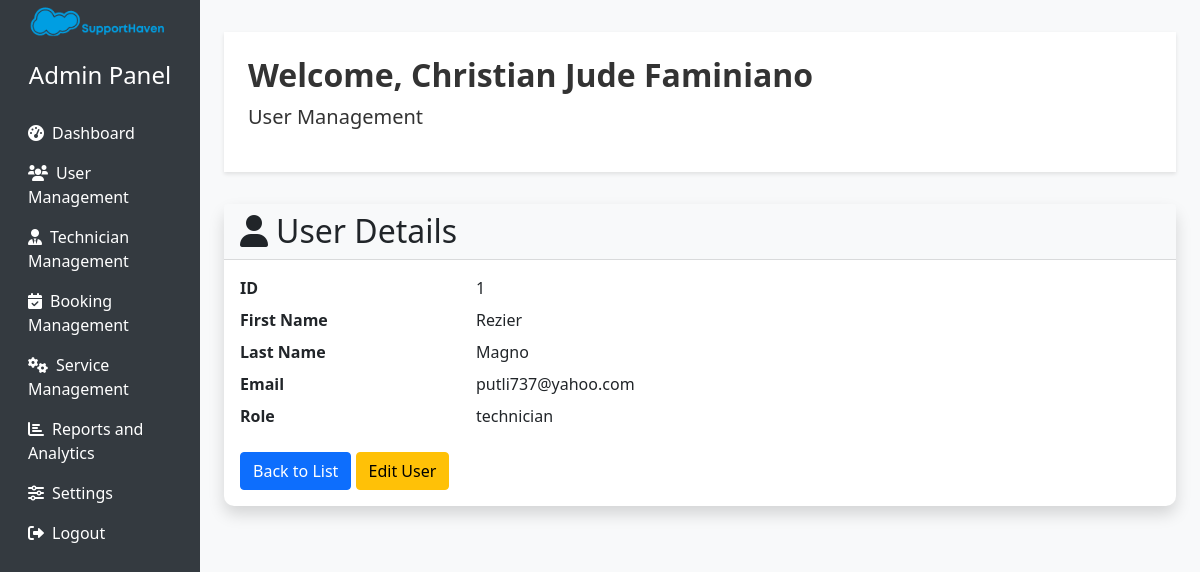
The page /admin/users.php?action=view&id=1 (signed in) on the database its author committed.
### tables this page shows
CREATE TABLE `users` (
  `id` int(11) NOT NULL,
  `firstname` varchar(50) NOT NULL,
  `lastname` varchar(50) NOT NULL,
  `email` varchar(100) NOT NULL,
  `password` varchar(255) NOT NULL,
  `created_at` timestamp NOT NULL DEFAULT current_timestamp(),
  `user_role_id` int(11) NOT NULL,
  `auth_provider` enum('local','google','facebook') DEFAULT 'local',
  `oauth_id` varchar(255) DEFAULT NULL
);

CREATE TABLE `user_roles` (
  `id` int(11) NOT NULL,
  `role_name` varchar(50) NOT NULL
);

### admin/users.php (the view, shortened to what this page needs)
<?php
$database = new Connection();
$db = $database->getConnection();
function getUserById($db, $id) {
    $query = "SELECT u.id, u.firstName, u.lastName, u.email, u.user_role_id, ur.role_name
              FROM users u
              LEFT JOIN user_roles ur ON u.user_role_id = ur.id
              WHERE u.id = :id";
    $stmt = $db->prepare($query);
    $stmt->bindParam(':id', $id);
    $stmt->execute();
    return $stmt->fetch(PDO::FETCH_ASSOC);
}
$action = $_GET['action'] ?? 'list';
$userId = $_GET['id'] ?? null;
switch ($action) {
    case 'view':
        $user = getUserById($db, $userId);
        break;
}
$adminName = '';
if (isset($_SESSION['user_id'])) {
    $query = "SELECT firstName, lastName FROM users WHERE id = :user_id";
    $stmt = $db->prepare($query);
    $stmt->bindParam(':user_id', $_SESSION['user_id']);
    $stmt->execute();
    $result = $stmt->fetch(PDO::FETCH_ASSOC);
    if ($result) {
        $adminName = htmlspecialchars($result['firstName'] . ' ' . $result['lastName']);
    }
}
?>
<!DOCTYPE html>
<html lang="en">
<head>
    <link href="https://cdn.jsdelivr.net/npm/bootstrap@5.1.3/dist/css/bootstrap.min.css" rel="stylesheet">
    <link href="https://cdnjs.cloudflare.com/ajax/libs/font-awesome/6.0.0-beta3/css/all.min.css" rel="stylesheet">
</head>
<body>
    <div class="container-fluid">
        <div class="row">
            <nav class="col-md-3 col-lg-2 d-md-block sidebar">
                <div class="position-sticky">
                    <div class="text-center mb-4">
                        <img src="../images/logo.png" alt="SupportHaven Logo" class="admin-logo mb-3">
                        <h4>Admin Panel</h4>
                    </div>
                    <ul class="nav flex-column">
                        <li class="nav-item">
                            <a class="nav-link" href="admin.php"><i class="fas fa-tachometer-alt me-2"></i>Dashboard</a>
                        </li>
                        <li class="nav-item">
                            <a class="nav-link active" href="users.php"><i class="fas fa-users me-2"></i>User Management</a>
                        </li>
                        <li class="nav-item">
                            <a class="nav-link" href="technician-management.php"><i class="fas fa-user-tie me-2"></i>Technician Management</a>
                        </li>
                        <li class="nav-item">
                            <a class="nav-link" href="booking-management.php"><i class="fas fa-calendar-check me-2"></i>Booking Management</a>
                        </li>
                        <li class="nav-item">
                            <a class="nav-link" href="service-management.php"><i class="fas fa-cogs me-2"></i>Service Management</a>
                        </li>
                        <li class="nav-item">
                            <a class="nav-link" href="#"><i class="fas fa-chart-bar me-2"></i>Reports and Analytics</a>
                        </li>
                        <li class="nav-item">
                            <a class="nav-link" href="#"><i class="fas fa-sliders-h me-2"></i>Settings</a>
                        </li>
                        <li class="nav-item">
                            <a class="nav-link" href="../logout.php"><i class="fas fa-sign-out-alt me-2"></i>Logout</a>
                        </li>
                    </ul>
                </div>
            </nav>
            <main role="main" class="col-md-9 ml-sm-auto col-lg-10 px-md-4 main-content">
                <div class="admin-header p-4">
                    <h2 class="display-9 fw-bold">Welcome, <?php echo $adminName ? $adminName : 'Admin'; ?></h2>
                    <p class="lead">User Management</p>
                </div>
                <?php if ($action === 'list'): ?>
                    <div class="card mb-4">
                        <div class="card-header bg-light d-flex justify-content-between align-items-center">
                            <h2 class="mb-0"><i class="fas fa-users me-2"></i>Users</h2>
                            <a href="?action=add" class="btn btn-primary"><i class="fas fa-plus me-2"></i>Add New User</a>
                        </div>
                        <div class="card-body">
                            <div class="table-responsive">
                                <table class="table table-hover">
                                    <thead>
                                        <tr>
                                            <th>ID</th>
                                            <th>Name</th>
                                            <th>Email</th>
                                            <th>Role</th>
                                            <th>Actions</th>
                                        </tr>
                                    </thead>
                                    <tbody>
                                        <?php foreach ($users as $user): ?>
                                        <tr>
                                            <td><?php echo htmlspecialchars($user['id']); ?></td>
                                            <td><?php echo htmlspecialchars($user['firstName']) . ' ' . htmlspecialchars($user['lastName']); ?></td>
                                            <td><?php echo htmlspecialchars($user['email']); ?></td>
                                            <td><?php echo htmlspecialchars($user['role_name']); ?></td>
                                            <td>
                                                <a href="?action=view&id=<?php echo $user['id']; ?>" class="btn btn-sm btn-info"><i class="fas fa-eye"></i></a>
                                                <a href="?action=edit&id=<?php echo $user['id']; ?>" class="btn btn-sm btn-warning"><i class="fas fa-edit"></i></a>
                                                <a href="?action=delete&id=<?php echo $user['id']; ?>" class="btn btn-sm btn-danger" onclick="return confirm('Are you sure you want to delete this user?');"><i class="fas fa-trash"></i></a>
                                            </td>
                                        </tr>
                                        <?php endforeach; ?>
                                    </tbody>
                                </table>
                            </div>
                        </div>
                    </div>
                <?php elseif ($action === 'view'): ?>
                    <div class="card mb-4">
                        <div class="card-header bg-light">
                            <h2 class="mb-0"><i class="fas fa-user me-2"></i>User Details</h2>
                        </div>
                        <div class="card-body">
                            <dl class="row">
                                <dt class="col-sm-3">ID</dt>
                                <dd class="col-sm-9"><?php echo htmlspecialchars($user['id']); ?></dd>
                                <dt class="col-sm-3">First Name</dt>
                                <dd class="col-sm-9"><?php echo isset($user['firstName']) ? htmlspecialchars($user['firstName']) : 'N/A'; ?></dd>
                                <dt class="col-sm-3">Last Name</dt>
                                <dd class="col-sm-9"><?php echo isset($user['lastName']) ? htmlspecialchars($user['lastName']) : 'N/A'; ?></dd>
                                <dt class="col-sm-3">Email</dt>
                                <dd class="col-sm-9"><?php echo htmlspecialchars($user['email']); ?></dd>
                                <dt class="col-sm-3">Role</dt>
                                <dd class="col-sm-9"><?php echo htmlspecialchars($user['role_name']); ?></dd>
                            </dl>
                            <a href="?action=list" class="btn btn-primary">Back to List</a>
                            <a href="?action=edit&id=<?php echo $user['id']; ?>" class="btn btn-warning">Edit User</a>
                        </div>
                    </div>
                <?php endif; ?>
            </main>
        </div>
    </div>
</body>
</html>

### admin/users.php (style rules this page uses)
body { font-family: 'Segoe UI', Tahoma, Geneva, Verdana, sans-serif; background-color: #f8f9fa; }
.sidebar { background-color: #343a40; min-height: 100vh; color: #fff; }
.sidebar .nav-link { color: #fff; transition: all 0.3s; }
.main-content { padding: 2rem; }
.card { border: none; border-radius: 10px; box-shadow: 0 0.5rem 1rem rgba(0, 0, 0, 0.15); transition: all 0.3s; }
.admin-header { background-color: #ffffff; color: #333; padding: 1rem 0; margin-bottom: 2rem; box-shadow: 0 2px 4px rgba(0,0,0,0.1); }
.admin-logo { max-width: 150px; height: auto; }

### rows shown on the page
users: adminName "Christian Jude Faminiano"
users: id "1", firstname "Rezier", lastname "Magno", email "putli737@yahoo.com", user_role.role_name "technician"
